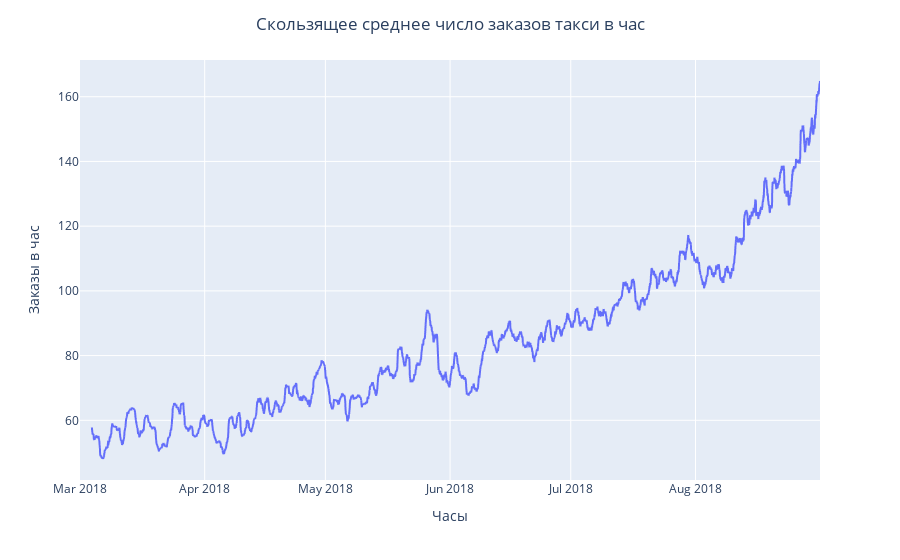

The code cell stored with this chart in its notebook:
### Markdown cell above
В течение полугода среднее число заказов такси в час достаточно плавно растет. Рассмотрим скользящее среднее без агрегации по дням.

### Code cell
px.line(orders.rolling(72).mean()).update_layout(
    showlegend=False,
    xaxis_title='Часы',
    yaxis_title='Заказы в час',
    title=dict(
        text='Скользящее среднее число заказов такси в час',
        x=.5
        )
    )

### Figure 1 — Plotly figure (JSON) as saved in the notebook; plotly's stock layout.template omitted (floating-point values rounded to 4 significant figures; data arrays with more than 128 entries replaced by an {"elided": "..."} marker saying what was removed)
{"data": [{"hovertemplate": "variable=num_orders<br>datetime=%{x}<br>value=%{y}<extra></extra>", "legendgroup": "num_orders", "line": {"color": "#636efa", "dash": "solid"}, "marker": {"symbol": "circle"}, "mode": "lines", "name": "num_orders", "showlegend": true, "type": "scattergl", "x": {"elided": "4416 str values"}, "xaxis": "x", "y": {"elided": "4416 float values"}, "yaxis": "y"}], "layout": {"legend": {"title": {"text": "variable"}, "tracegroupgap": 0}, "margin": {"t": 60}, "showlegend": false, "title": {"text": "Скользящее среднее число заказов такси в час", "x": 0.5}, "xaxis": {"anchor": "y", "domain": [0, 1], "title": {"text": "Часы"}}, "yaxis": {"anchor": "x", "domain": [0, 1], "title": {"text": "Заказы в час"}}}}
